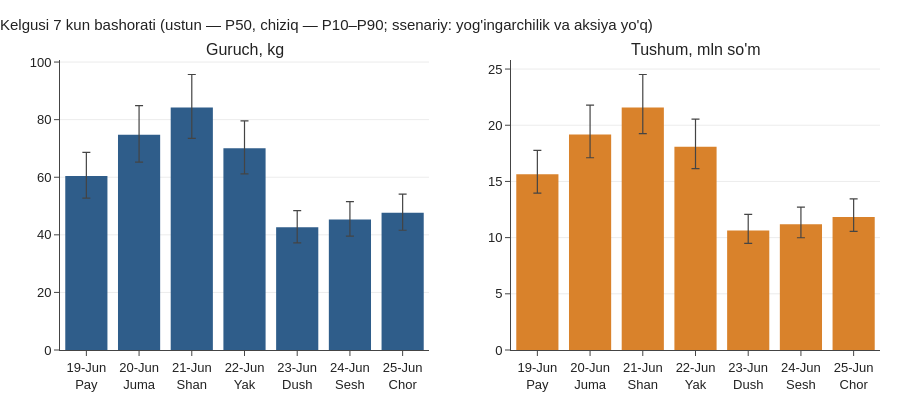

The notebook cell this image was saved under:
### Code cell
fig = make_subplots(rows=1, cols=2, subplot_titles=["Guruch, kg", "Tushum, mln so'm"])
x = [f"{d:%d-%b}<br>{WEEKDAYS_UZ[d.weekday()]}" for d in fc.date]
for j, (t, scale, color) in enumerate([("rice_kg", 1, style.BLUE), ("revenue_uzs", 1e6, style.ORANGE)], start=1):
    p50, p10, p90 = fc[f"{t}_P50"] / scale, fc[f"{t}_P10"] / scale, fc[f"{t}_P90"] / scale
    fig.add_bar(x=x, y=p50, marker_color=color, showlegend=False,
                error_y=dict(type="data", symmetric=False, array=p90 - p50, arrayminus=p50 - p10, color="#444", thickness=1.2),
                row=1, col=j)
fig.update_layout(title="Kelgusi 7 kun bashorati (ustun — P50, chiziq — P10–P90; ssenariy: yog'ingarchilik va aksiya yo'q)",
                  height=400)
style.save(fig, "03_next_week")

### Figure 1 — Plotly figure (JSON) as saved in the notebook; plotly's stock layout.template omitted (floating-point values rounded to 4 significant figures)
{"data": [{"error_y": {"array": [8.197, 10.14, 11.43, 9.502, 5.784, 6.15, 6.463], "arrayminus": [7.695, 9.518, 10.73, 8.921, 5.43, 5.774, 6.068], "color": "#444", "symmetric": false, "thickness": 1.2, "type": "data"}, "marker": {"color": "#2f5d8a"}, "showlegend": false, "type": "bar", "x": ["19-Jun<br>Pay", "20-Jun<br>Juma", "21-Jun<br>Shan", "22-Jun<br>Yak", "23-Jun<br>Dush", "24-Jun<br>Sesh", "25-Jun<br>Chor"], "xaxis": "x", "y": [60.44, 74.76, 84.25, 70.07, 42.65, 45.35, 47.66], "yaxis": "y"}, {"error_y": {"array": [2.125, 2.605, 2.932, 2.458, 1.444, 1.521, 1.608], "arrayminus": [1.69, 2.071, 2.331, 1.954, 1.148, 1.209, 1.279], "color": "#444", "symmetric": false, "thickness": 1.2, "type": "data"}, "marker": {"color": "#d9822b"}, "showlegend": false, "type": "bar", "x": ["19-Jun<br>Pay", "20-Jun<br>Juma", "21-Jun<br>Shan", "22-Jun<br>Yak", "23-Jun<br>Dush", "24-Jun<br>Sesh", "25-Jun<br>Chor"], "xaxis": "x2", "y": [15.64, 19.18, 21.58, 18.09, 10.63, 11.2, 11.84], "yaxis": "y2"}], "layout": {"annotations": [{"font": {"size": 16}, "showarrow": false, "text": "Guruch, kg", "x": 0.225, "xanchor": "center", "xref": "paper", "y": 1, "yanchor": "bottom", "yref": "paper"}, {"font": {"size": 16}, "showarrow": false, "text": "Tushum, mln so'm", "x": 0.775, "xanchor": "center", "xref": "paper", "y": 1, "yanchor": "bottom", "yref": "paper"}], "height": 400, "title": {"text": "Kelgusi 7 kun bashorati (ustun — P50, chiziq — P10–P90; ssenariy: yog'ingarchilik va aksiya yo'q)"}, "xaxis": {"anchor": "y", "domain": [0, 0.45]}, "xaxis2": {"anchor": "y2", "domain": [0.55, 1]}, "yaxis": {"anchor": "x", "domain": [0, 1]}, "yaxis2": {"anchor": "x2", "domain": [0, 1]}}}
